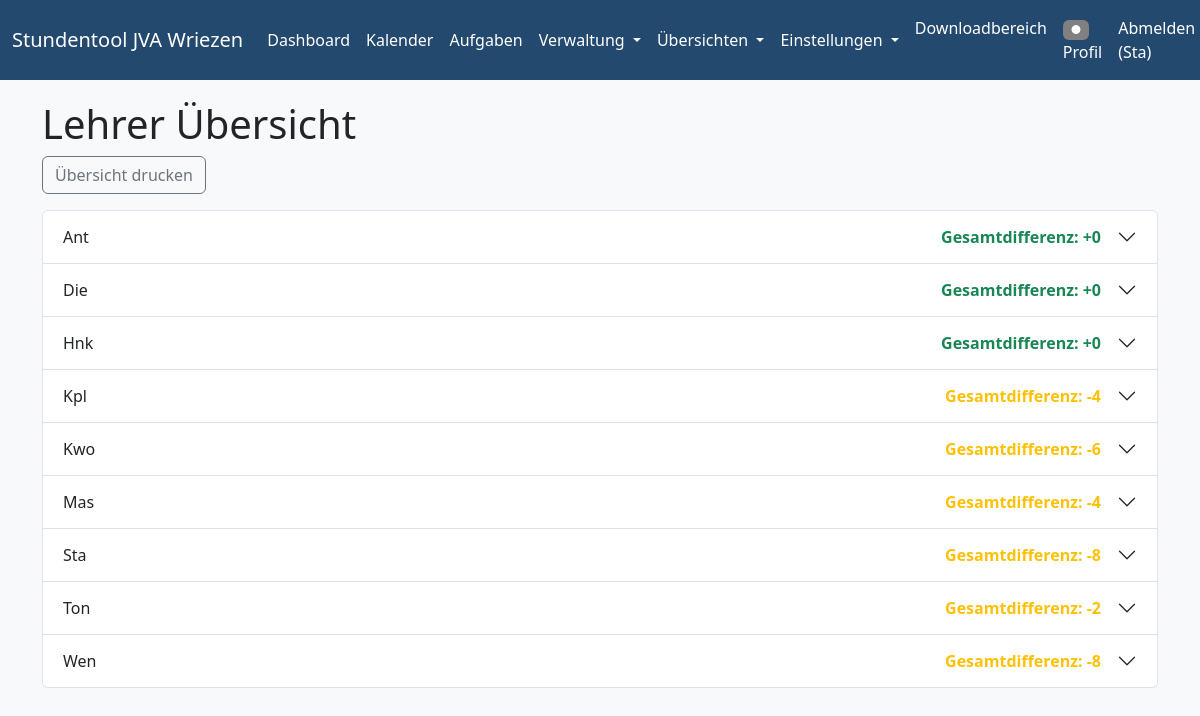
The app's page /uebersicht/lehrer (signed in), older data.
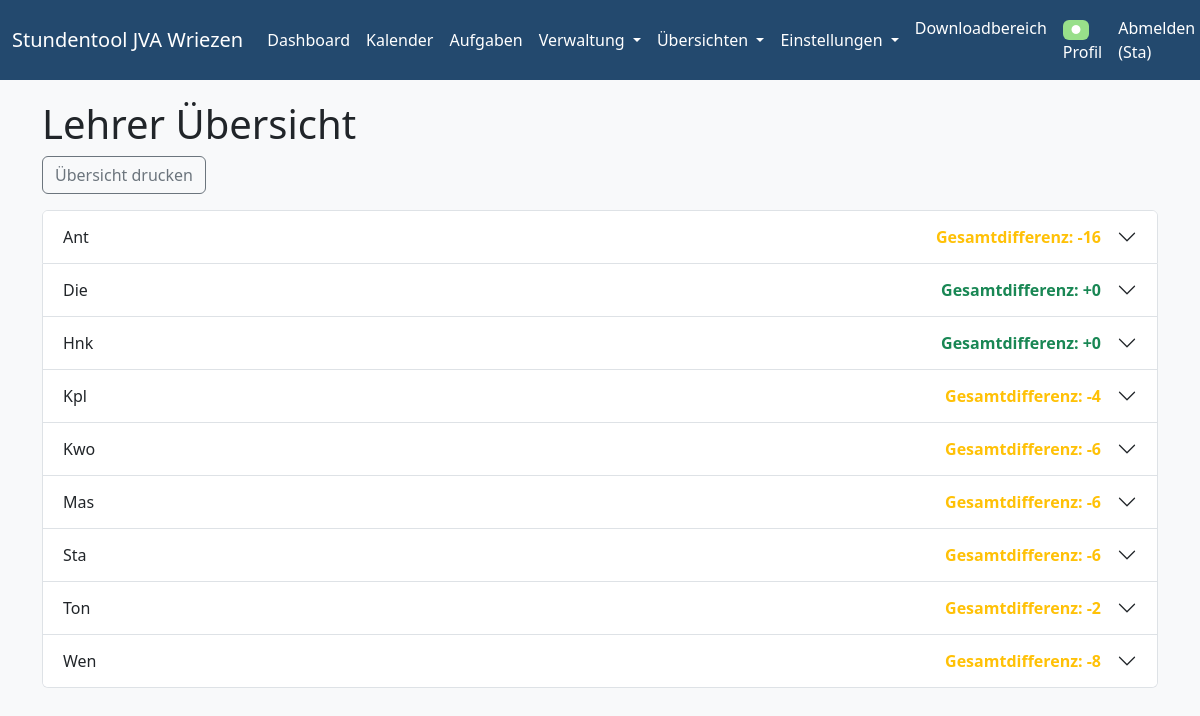
The same page, newer data.
### models.py (models this page shows, shortened)
class Lehrer(db.Model):
    __tablename__ = 'lehrer'
    id = db.Column(db.Integer, primary_key=True)
    name = db.Column(db.String(64), unique=True, nullable=False)
    stunden_gesamt_soll_input = db.Column(db.String(10), default='26')
    stunden_a_input = db.Column(db.String(10), default='')
    stunden_b_input = db.Column(db.String(10), default='')
    stunden_a = db.Column(db.Integer, default=0)
    stunden_b = db.Column(db.Integer, default=0)
    farbe = db.Column(db.String(7), default='#808080') # Hex color
    tage = db.Column(db.JSON, default=lambda: ["Mo", "Di", "Mi", "Do", "Fr"])
    max_stunden_pro_tag = db.Column(db.JSON, default=lambda: {}) # Speichert {Tag: {WocheA: X, WocheB: Y}}
    abwesend_an_tagen = db.Column(db.JSON, default=list)
    angebote = db.relationship('Angebot', secondary=lehrer_angebot_association, backref='lehrer')
    hauptangebot_id = db.Column(db.Integer, db.ForeignKey('angebot.id'), nullable=True)
    hauptangebot = db.relationship('Angebot', foreign_keys=[hauptangebot_id])
    einsatz_klassen = db.Column(db.Text, default="[]")  # PATCH: als JSON-String speichern, falls kein PickleType/JSON verfügbar

### app.py (the view)
@app.route('/uebersicht/lehrer')
@login_required
@role_required([ROLE_ADMIN, ROLE_PLANER])
def lehrer_uebersicht():
    lehrer_details = berechne_lehrer_uebersicht()
    return render_template(
        'lehrer_uebersicht.html',
        title='Lehrer Übersicht',
        lehrer_details=lehrer_details,
    )

### app.py (called while the page is built)
def role_required(allowed_roles):
    def decorator(f):
        @wraps(f)
        def decorated_function(*args, **kwargs):
            if not current_user.is_authenticated:
                return login_manager.unauthorized() # Redirect to login page
            if current_user.role not in allowed_roles:
                flash('Sie haben keine Berechtigung, auf diese Seite zuzugreifen.', 'danger')
                abort(403) # Forbidden
            return f(*args, **kwargs)
        return decorated_function
    return decorator

@login_manager.user_loader
def load_user(user_id):
    return User.query.get(int(user_id))

### templates/lehrer_uebersicht.html (shortened to what this page needs)
{% extends "base.html" %}
{% block content %}
<h1>Lehrer Übersicht</h1>
<div class="mb-3">
    <button class="btn btn-outline-secondary" onclick="window.print()">Übersicht drucken</button>
</div>
<div class="accordion" id="lehrerAccordion">
    {% for lehrer in lehrer_details %}
    <div class="accordion-item">
        <h2 class="accordion-header" id="heading-{{ lehrer.id }}">
            <button class="accordion-button collapsed" type="button" data-bs-toggle="collapse" data-bs-target="#collapse-{{ lehrer.id }}" aria-expanded="false" aria-controls="collapse-{{ lehrer.id }}">
                <div class="d-flex justify-content-between w-100 me-3">
                    <span>{{ lehrer.name }}</span>
                    <span class="fw-bold {% if lehrer.gesamt_diff > 0 %}text-danger{% elif lehrer.gesamt_diff < 0 %}text-warning{% else %}text-success{% endif %}">
                        Gesamtdifferenz: {{ '%+d'|format(lehrer.gesamt_diff) }}
                    </span>
                </div>
            </button>
        </h2>
                                {% set has_einsaetze = false %}
    </div>
    {% endfor %}
</div>
{% endblock %}

Row changes from the older to the newer data that the page shows:
changed User "Sta": farbe "#808080" → "#98df8a" (drawn)
changed Lehrer "Ant": gesamt_diff "+0" → "-16"
computed for Lehrer "Mas": gesamt_diff "-4" → "-6"
changed Lehrer "Sta": gesamt_diff "-8" → "-6"
